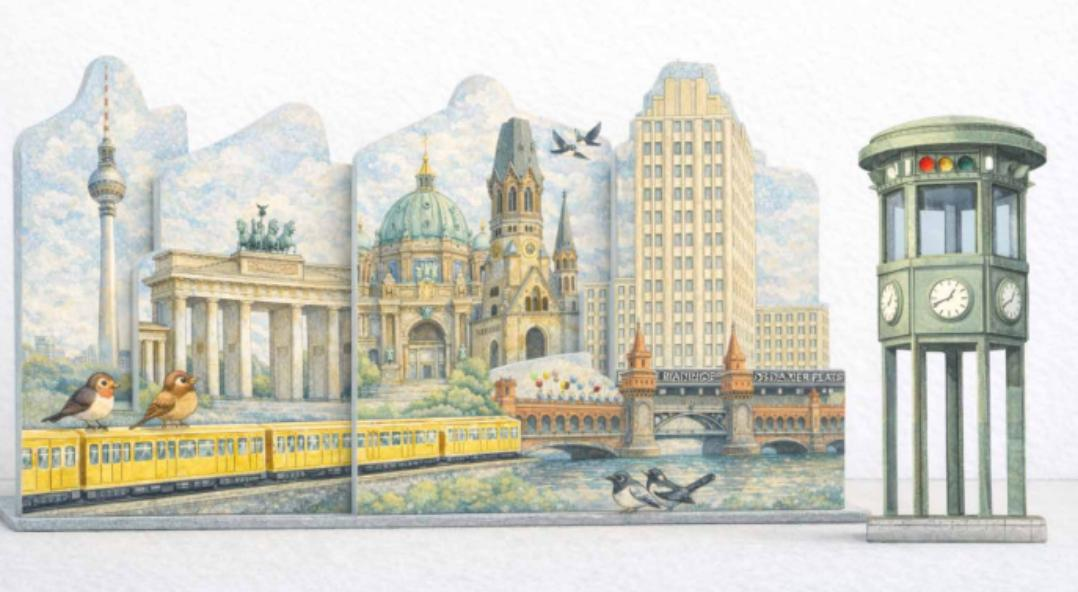
#> input picture tasks/berlin-skyline-live-example/refs/WhatsApp Image 2026-06-16 at 01.31.54.jpeg, 1078 x 592 px, given in place of 14-ChatGPT_Image_Jul_7_2026_11_22_35_AM@x4-rgb.png, which was not available
$ python fusion_outer_v6_seedgrow.py
#> lines starting #> are read from the running program, lines starting #| are printed output that depends on the picture; after the words box and inside, x2 and y2 are one past the last pixel; in counts of white or black regions, pixels touching at a corner belong together; pictures that were not available may be replaced by others from this repository, and a replacement may not be noted
#> in main, rgb is the input picture: shape (592, 1078, 3); mean R, G, B 208.6, 207.7, 196.9
#!/usr/bin/env python3
"""Outer-v6: grow FG from chromatic seeds into pale wash; stop at pure paper.

User rejects: wrong holes (pale paint deleted), soft/halo edges.

Idea:
  Pale wash is not paper — it is paint connected to chromatic coral.
  Pure paper (near 255, chroma≈0) is the only walkable BG.

  1. Seeds = chroma ≥ seed_chroma OR luma ≤ seed_luma_max (real paint).
  2. Reconstruct: keep non-paper components that touch seeds.
  3. Fill holes → enclosed white stays opaque.
  4. Transparent = border-connected exterior only.
  5. Binary alpha. Near-paper FG rim RGB ← inward chromatic sample.
"""

from __future__ import annotations

import argparse
import json
from dataclasses import asdict, dataclass
from pathlib import Path
from typing import Any

import numpy as np
from PIL import Image
from scipy import ndimage as ndi

Image.MAX_IMAGE_PIXELS = None

REPO = Path(__file__).resolve().parents[2]
PRODUCT = Path(
    "/Users/za/Library/CloudStorage/GoogleDrive-saar.shai@gmail.com/My Drive/"
    "Wanderland Folder/Files/Products/Screenery/production files/"
    "double Marine Bed Wrapper/images"
)


@dataclass
class Params:
    seed_chroma_min: float = 6.0
    seed_luma_max: float = 235.0
    pure_chroma_max: float = 2.0
    pure_luma_min: float = 252.0
    fringe_ring_px: int = 4
    fringe_luma_min: float = 220.0
    fringe_chroma_max: float = 30.0
    small_noise_area: int = 48


def luma_chroma(rgb: np.ndarray) -> tuple[np.ndarray, np.ndarray]:
    rgb16 = rgb.astype(np.uint16)
    luma = ((77 * rgb16[:, :, 0] + 150 * rgb16[:, :, 1] + 29 * rgb16[:, :, 2]) >> 8).astype(
        np.float32
    )
    chroma = (rgb.max(2) - rgb.min(2)).astype(np.float32)
    return luma, chroma


def paper_model(rgb: np.ndarray) -> np.ndarray:
    h, w = rgb.shape[:2]
#> h = 592; w = 1078
    py, px = max(12, h // 50), max(12, w // 50)
#> py = 12; px = 21
    samples = np.concatenate(
        [
            rgb[:py, :px].reshape(-1, 3),
            rgb[:py, -px:].reshape(-1, 3),
            rgb[-py:, :px].reshape(-1, 3),
            rgb[-py:, -px:].reshape(-1, 3),
        ],
        axis=0,
    ).astype(np.float32)
#> samples = 1008 rows, first 8: [250, 250, 250], [250, 250, 250], [250, 250, 250], [250, 250, 250], [250, 250, 250], [250, 250, 250], [250, 250, 250], [250, 250, 250]
    return samples.mean(0)


def border_connected(mask: np.ndarray) -> np.ndarray:
    labels, count = ndi.label(mask)
    if count == 0:
        return np.zeros_like(mask, dtype=bool)
    ids = set(labels[0].tolist()) | set(labels[-1].tolist())
    ids |= set(labels[:, 0].tolist()) | set(labels[:, -1].tolist())
    ids.discard(0)
    return np.isin(labels, list(ids)) if ids else np.zeros_like(mask, dtype=bool)


def fill_holes(mask: np.ndarray) -> np.ndarray:
    inv = ~mask
    exterior = border_connected(inv)
    return mask | (inv & ~exterior)


def reconstruct_from_seeds(seeds: np.ndarray, allowed: np.ndarray) -> np.ndarray:
    """Keep allowed components that touch any seed (geodesic reconstruction)."""
    labels, count = ndi.label(allowed)
    if count == 0:
        return np.zeros_like(allowed, dtype=bool)
    touch = np.unique(labels[seeds & allowed])
    touch = touch[touch != 0]
    if touch.size == 0:
        return seeds & allowed
    return np.isin(labels, touch)


def run_pipeline(rgb: np.ndarray, p: Params) -> tuple[np.ndarray, dict[str, Any]]:
    mean = paper_model(rgb)
#> mean = [242.7, 242.7, 245.4]
    luma, chroma = luma_chroma(rgb)

    pure_paper = (luma >= p.pure_luma_min) & (chroma <= p.pure_chroma_max)
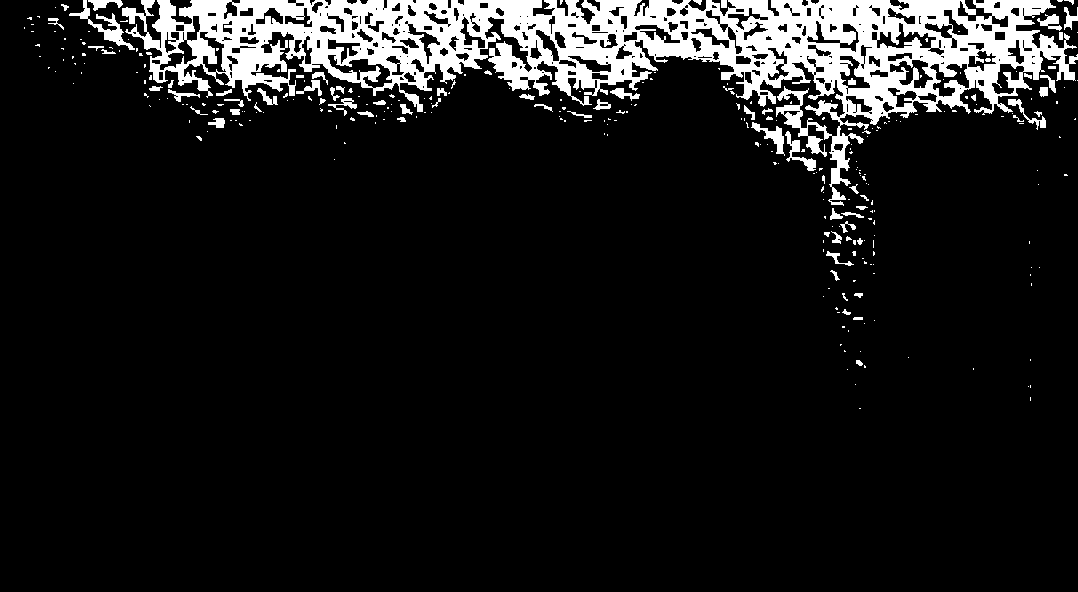
#> pure_paper: shape (592, 1078) bool; 10.1% white; 310 white regions (237 under 20 px), largest, box (x1, y1, x2, y2) and area: (122, 0, 1078, 206) 58190, (69, 0, 135, 50) 640, (751, 122, 785, 156) 358
    allowed = ~pure_paper

    seeds = (chroma >= p.seed_chroma_min) | (luma <= p.seed_luma_max)
#> seeds: shape (592, 1078) bool; 74.1% white; 357 black regions (296 under 20 px), largest, box (x1, y1, x2, y2) and area: (0, 0, 1078, 465) 140991, (192, 531, 801, 592) 13108, (1028, 482, 1078, 545) 1924
    seeds &= allowed

    grown = reconstruct_from_seeds(seeds, allowed)
#> in reconstruct_from_seeds, `labels, count = ndi.label(allowed)`:
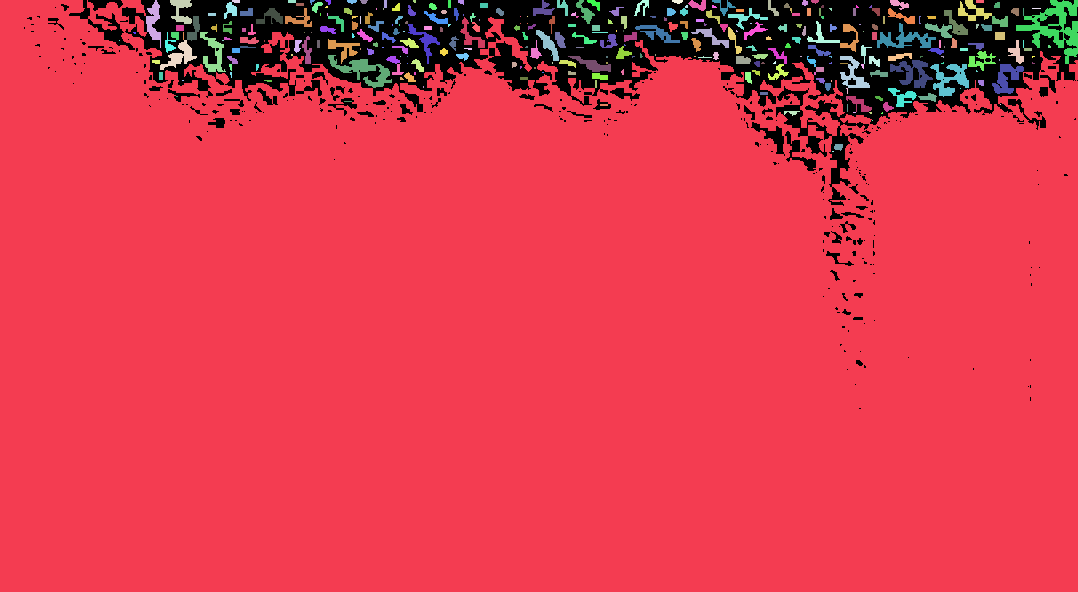
#> labels: shape (592, 1078) int32; 313 distinct labels, from 0 to 312; one colour per label, 0 black
#> in reconstruct_from_seeds, `labels, count = ndi.label(allowed)`: count = 312
#> in reconstruct_from_seeds, `touch = np.unique(labels[seeds & allowed])`: touch = [1]
#> in reconstruct_from_seeds, `return np.isin(labels, touch)`: returned value: shape (592, 1078) bool; 86.6% white; 291 black regions (226 under 20 px), largest, box (x1, y1, x2, y2) and area: (122, 0, 1078, 206) 79237, (69, 0, 135, 50) 641, (751, 122, 785, 156) 358
    fg = fill_holes(grown)
#> in border_connected, `labels, count = ndi.label(mask)`:
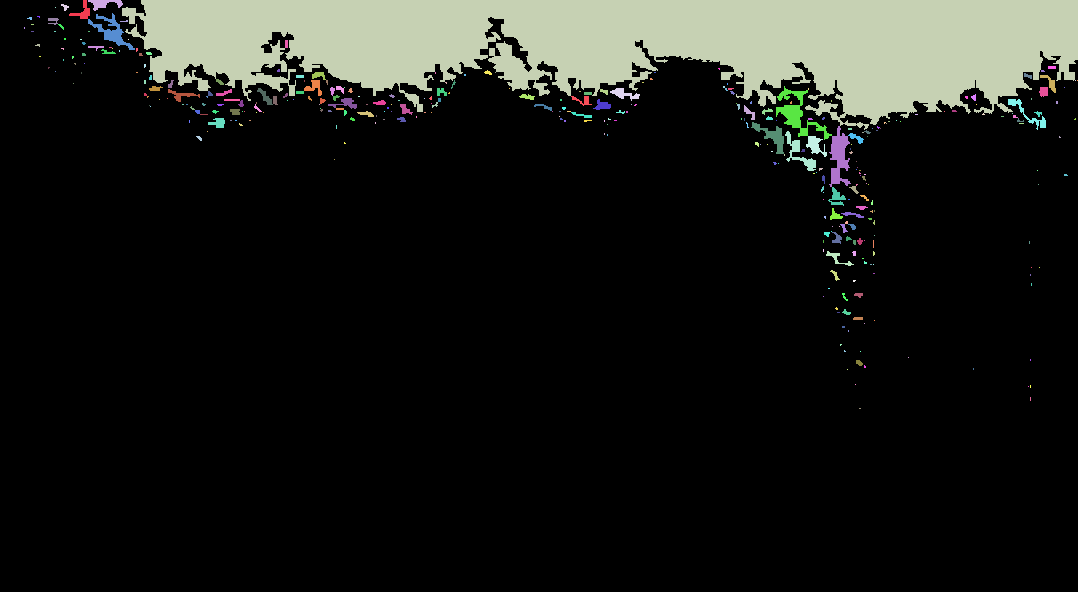
#> labels: shape (592, 1078) int32; 345 distinct labels, from 0 to 344; one colour per label, 0 black
#> in border_connected, `labels, count = ndi.label(mask)`: count = 344
#> in border_connected, `ids = set(labels[0].tolist()) | set(labels[-1].tolist())`: ids = 4 items
#> in border_connected, `ids |= set(labels[:, 0].tolist()) | set(labels[:, -1].tolist())`: ids = 5 items
#> in border_connected, `return np.isin(labels, list(ids)) if ids else np.zeros_like(mask, dtyp..`: returned value: shape (592, 1078) bool; 12.1% white; 4 white regions (1 under 20 px), largest, box (x1, y1, x2, y2) and area: (122, 0, 1078, 130) 77037, (88, 0, 123, 11) 189, (69, 0, 90, 19) 151

    labels, count = ndi.label(fg)
#> count = 1
    if count:
        areas = np.bincount(labels.ravel())
#> areas = [77378, 560798]
        keep = areas >= p.small_noise_area
#> keep = [True, True]
        keep[0] = False
        fg = keep[labels]

    true_bg = border_connected(~fg)
#> in border_connected (call 2), `labels, count = ndi.label(mask)`:
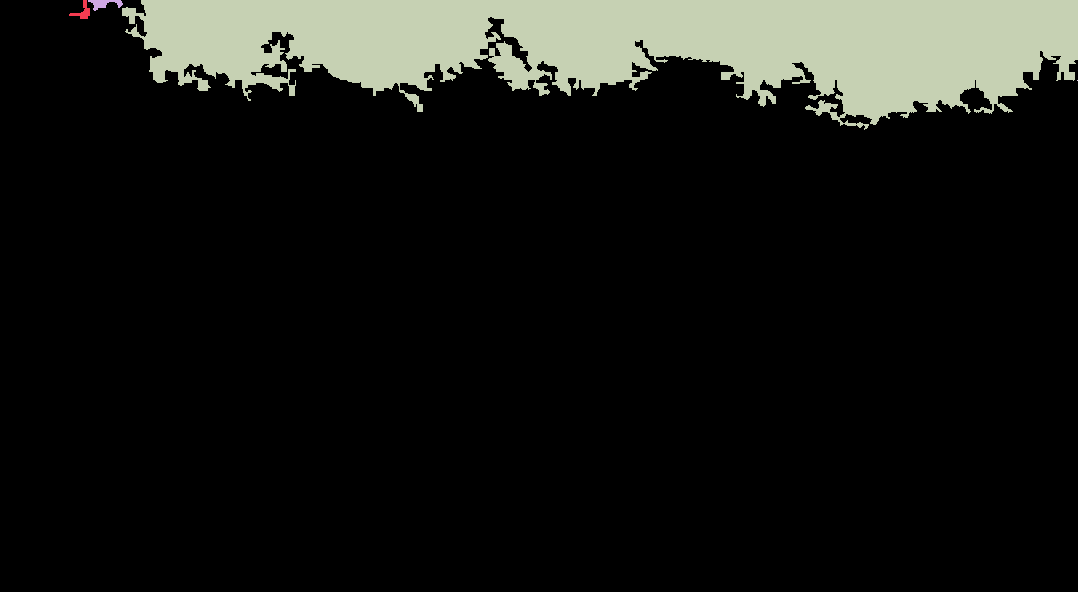
#> labels: shape (592, 1078) int32; 5 distinct labels, from 0 to 4; one colour per label, 0 black
#> in border_connected (call 2), `labels, count = ndi.label(mask)`: count = 4
#> in border_connected (call 2), `ids = set(labels[0].tolist()) | set(labels[-1].tolist())`: ids = 4 items
#> in border_connected (call 2), `ids |= set(labels[:, 0].tolist()) | set(labels[:, -1].tolist())`: ids = 5 items
    fg = ~true_bg

    alpha = fg.astype(np.float32)
    rgb_out = rgb.copy()

    if p.fringe_ring_px > 0 and fg.any():
        dist_in = ndi.distance_transform_edt(fg)
        fringe = (
            fg
            & (dist_in <= p.fringe_ring_px)
            & (luma >= p.fringe_luma_min)
            & (chroma <= p.fringe_chroma_max)
        )
#> fringe: shape (592, 1078) bool; 1.9% white; 1 white region, box (x1, y1, x2, y2) and area: (65, 0, 1078, 134) 12229
        if fringe.any():
            safe = fg & (dist_in >= p.fringe_ring_px + 5) & (
                (chroma >= p.seed_chroma_min) | (luma <= p.seed_luma_max)
            )
#> safe: shape (592, 1078) bool; 73.8% white; 357 black regions (296 under 20 px), largest, box (x1, y1, x2, y2) and area: (0, 0, 1078, 465) 142536, (192, 531, 801, 592) 13108, (1028, 482, 1078, 545) 1924
            if not safe.any():
                safe = fg & (dist_in >= p.fringe_ring_px + 5)
            if safe.any():
                _, nearest = ndi.distance_transform_edt(~safe, return_indices=True)
                yy, xx = nearest
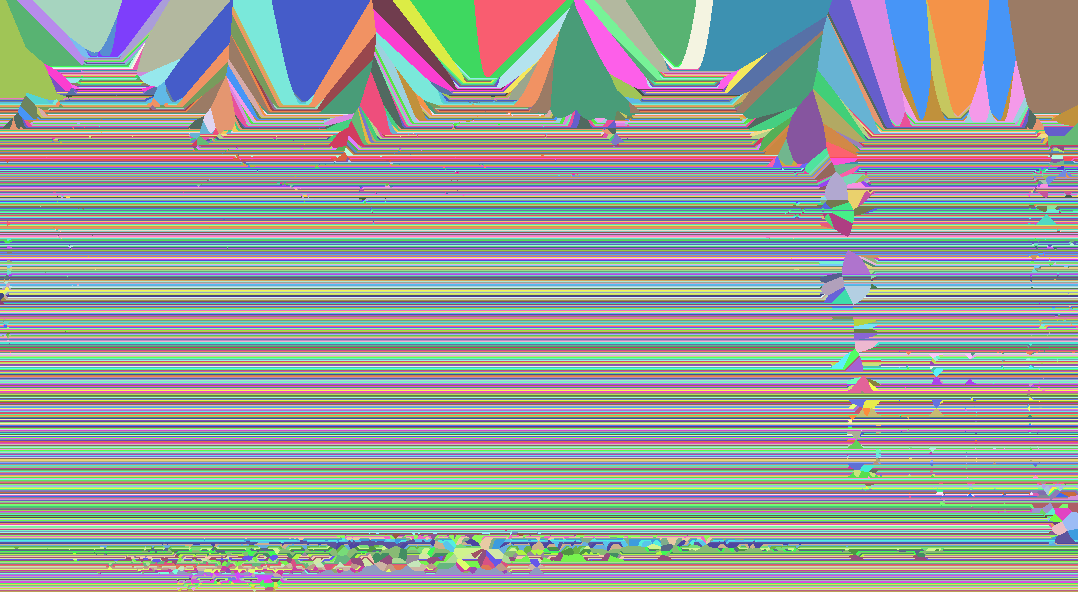
#> yy: shape (592, 1078) int32; 538 distinct labels, from 49 to 591; one colour per label, 0 black
                rgb_out[fringe] = rgb[yy[fringe], xx[fringe]]
#> rgb_out: shape (592, 1078, 3); 1.92% of pixels changed, all inside (x1, y1, x2, y2) = (65, 0, 1078, 134)

    rgba = np.empty((*rgb.shape[:2], 4), dtype=np.uint8)
    rgba[:, :, :3] = rgb_out
    rgba[:, :, 3] = (alpha * 255.0).astype(np.uint8)
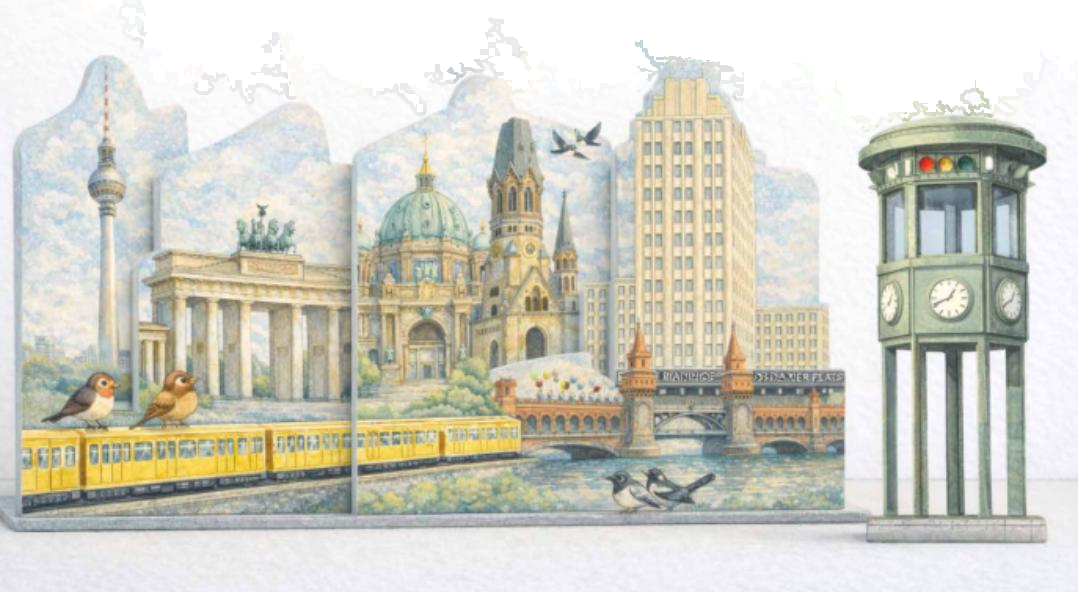
#> rgba: shape (592, 1078, 4); mean R, G, B, A 208.4, 207.5, 196.6, 224.1; transparent parts drawn white

    metrics = {
        "paper_mean_rgb": [float(x) for x in mean],
        "seed_px": int(seeds.sum()),
        "grown_px": int(grown.sum()),
        "fg_px": int(fg.sum()),
        "true_bg_px": int(true_bg.sum()),
        "pure_paper_px": int(pure_paper.sum()),
        "opaque_pct": float(100.0 * (rgba[:, :, 3] == 255).mean()),
        "transparent_pct": float(100.0 * (rgba[:, :, 3] == 0).mean()),
        "semi_pct": float(100.0 * ((rgba[:, :, 3] > 0) & (rgba[:, :, 3] < 255)).mean()),
        "enclosed_holes_punched": 0,
        "params": asdict(p),
    }
    return rgba, metrics


def composite_preview(rgba: np.ndarray, bg: np.ndarray) -> np.ndarray:
    rgb = rgba[:, :, :3].astype(np.float32)
    a = rgba[:, :, 3].astype(np.float32) / 255.0
    return np.clip(rgb * a[:, :, None] + bg.astype(np.float32) * (1.0 - a[:, :, None]), 0, 255).astype(
        np.uint8
    )


def make_review(path: Path, rgba: np.ndarray, x: int, y: int, w: int, h: int, scale: int = 2) -> None:
    patch = rgba[y : y + h, x : x + w]
    white = np.full(patch.shape[:2] + (3,), 255, dtype=np.uint8)
    gray = np.full(patch.shape[:2] + (3,), 140, dtype=np.uint8)
    black = np.zeros_like(gray)
    mag = np.zeros_like(gray)
    mag[:, :, 0] = 255
    mag[:, :, 2] = 255
    board = np.concatenate(
        [
            composite_preview(patch, white),
            composite_preview(patch, gray),
            composite_preview(patch, black),
            composite_preview(patch, mag),
        ],
        axis=1,
    )
    im = Image.fromarray(board, "RGB")
    if scale != 1:
        im = im.resize((im.width * scale, im.height * scale), Image.Resampling.NEAREST)
    path.parent.mkdir(parents=True, exist_ok=True)
    im.save(path, quality=92)


def main() -> None:
    ap = argparse.ArgumentParser()
    ap.add_argument("--seed-chroma", type=float, default=6.0)
    ap.add_argument("--seed-luma", type=float, default=235.0)
    ap.add_argument("--pure-chroma", type=float, default=2.0)
    ap.add_argument("--pure-luma", type=float, default=252.0)
    ap.add_argument("--fringe", type=int, default=4)
    args = ap.parse_args()
    p = Params(
        seed_chroma_min=args.seed_chroma,
        seed_luma_max=args.seed_luma,
        pure_chroma_max=args.pure_chroma,
        pure_luma_min=args.pure_luma,
        fringe_ring_px=args.fringe,
    )

    rgb_path = PRODUCT / (
        "Images/candidates/batch-x8-hard180/x4-rgb/"
        "14-ChatGPT_Image_Jul_7_2026_11_22_35_AM@x4-rgb.png"
    )
    rgb = np.asarray(Image.open(rgb_path).convert("RGB"), dtype=np.uint8)
    rgba, metrics = run_pipeline(rgb, p)
#> metrics = 11 items

    out_dir = REPO / "Images/candidates/image14-research/fusion-outer-v6"
    out_dir.mkdir(parents=True, exist_ok=True)
    review = REPO / "REVIEW/image14-bg/USER_REVIEW"
    review.mkdir(parents=True, exist_ok=True)

    out_png = out_dir / (
        f"14-outer-v6-sc{int(p.seed_chroma_min)}-pl{int(p.pure_luma_min)}-x4.png"
    )
    Image.fromarray(rgba, "RGBA").save(out_png, optimize=True)
    (out_dir / f"{out_png.stem}-metrics.json").write_text(json.dumps(metrics, indent=2), encoding="utf-8")

    gray = np.full(rgba.shape[:2] + (3,), 140, dtype=np.uint8)
    mag = np.zeros_like(gray)
    mag[:, :, 0] = 255
    mag[:, :, 2] = 255
    for name, bg in [("gray", gray), ("magenta", mag)]:
        prev = Image.fromarray(composite_preview(rgba, bg), "RGB")
        prev.thumbnail((1200, 2000), Image.Resampling.LANCZOS)
        prev.save(review / f"11-outer-v6-full-{name}.jpg", quality=90)

    x8_w, x8_h = 7528, 13376
    sx, sy = rgb.shape[1] / x8_w, rgb.shape[0] / x8_h
#> sx = 0.143; sy = 0.0443

    def sx8(x: int, y: int, w: int, h: int) -> tuple[int, int, int, int]:
        return int(x * sx), int(y * sy), max(1, int(w * sx)), max(1, int(h * sy))

    for name, box in [
        ("cut00", sx8(3601, 6253, 320, 400)),
        ("enclosed_tri", sx8(6452 - 128, 5548 - 128, 256, 256)),
        ("fringe_pink", sx8(4355 - 128, 5013 - 128, 256, 256)),
    ]:
        make_review(review / f"11-outer-v6-{name}.jpg", rgba, *box, scale=2)
#> this loop made 3 passes
#> pass 3, in make_review (call 3), `im = im.resize((im.width * scale, im.height * scale), Image.Resampling..`:
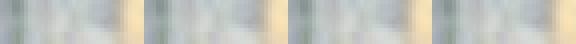
#> im: PIL image 288x22 RGB (shown 2 times larger); mean R, G, B 193.5, 195.4, 187.8

    drive = PRODUCT / "Images/candidates/image14-research/fusion-outer-v6"
    drive.mkdir(parents=True, exist_ok=True)
    Image.fromarray(rgba, "RGBA").save(drive / out_png.name, optimize=True)

    print(json.dumps({"out_png": str(out_png), "metrics": metrics}, indent=2))
#> (printed output is left out)


if __name__ == "__main__":
    main()
